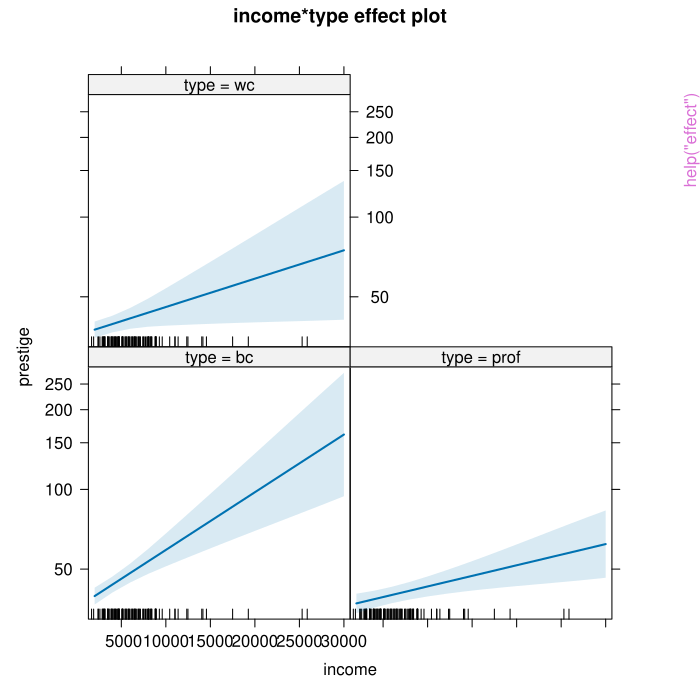

This chart was generated by the following R code:
pkgname <- "effects"
source(file.path(R.home("share"), "R", "examples-header.R"))
options(warn = 1)
options(pager = "console")
library('effects')

base::assign(".oldSearch", base::search(), pos = 'CheckExEnv')
base::assign(".old_wd", base::getwd(), pos = 'CheckExEnv')
cleanEx()
nameEx("effCoef")
### * effCoef

flush(stderr()); flush(stdout())

### Name: effCoef
### Title: Function to get coefficient estimates from regression models for
###   use in the effects package.
### Aliases: effCoef effCoef.default
### Keywords: models

### ** Examples

m1 <- lm(prestige ~ type + income + education, Duncan)
effCoef(m1)



cleanEx()
nameEx("effect")
### * effect

flush(stderr()); flush(stdout())

### Name: effect
### Title: Functions For Constructing Effect Displays
### Aliases: effect effect.default Effect Effect.default Effect.lm
###   Effect.multinom Effect.merMod Effect.mlm Effect.poLCA Effect.polr
###   Effect.svyglm allEffects allEffects.default
### Keywords: hplot models

### ** Examples

mod.cowles <- glm(volunteer ~ sex + neuroticism*extraversion,
                  data=Cowles, family=binomial)
eff.cowles <- allEffects(mod.cowles, xlevels=list(extraversion=seq(0, 24, 6)),
                   fixed.predictors=list(given.values=c(sexmale=0.5)))
eff.cowles
as.data.frame(eff.cowles[[2]])


# a nested model:

mod <- lm(log(prestige) ~ income:type + education, data=Prestige)

plot(Effect(c("income", "type"), mod, transformation=list(link=log, inverse=exp)),
     axes=list(y=list(lab="prestige")))


if (require(nnet)){
    mod.beps <- multinom(vote ~ age + gender + economic.cond.national +
                             economic.cond.household + Blair + Hague + Kennedy +
                             Europe*political.knowledge, data=BEPS)

    plot(Effect(c("Europe", "political.knowledge"), mod.beps,
                xlevels=list(Europe=1:11, political.knowledge=0:3),
                fixed.predictors=list(given.values=c(gendermale=0.5))),
         lines=list(col=c("blue", "red", "orange")),
         axes=list(x=list(rug=FALSE), y=list(style="stacked")))

}

if (require(MASS)){
    mod.wvs <- polr(poverty ~ gender + religion + degree + country*poly(age,3),
                    data=WVS)

    plot(Effect(c("country", "age"), mod.wvs),
         axes=list(y=list(style="stacked")))

}


mod.pres <- lm(prestige ~ log(income, 10) + poly(education, 3) + poly(women, 2),
               data=Prestige)
eff.pres <- allEffects(mod.pres, xlevels=50)
plot(eff.pres)
plot(eff.pres[1],
     axes=list(x=list(income=list(
             transform=list(trans=log10, inverse=function(x) 10^x),
             ticks=list(at=c(1000, 2000, 5000, 10000, 20000))
    ))))

if (require(nlme)){ # for gls()
    mod.hart <- gls(fconvict ~ mconvict + tfr + partic + degrees, data=Hartnagel,
                    correlation=corARMA(p=2, q=0), method="ML")
    plot(allEffects(mod.hart))
    detach(package:nlme)
}

if (require(lme4)){
    data(cake, package="lme4")
    fm1 <- lmer(angle ~ recipe * temperature + (1|recipe:replicate), cake,
                REML = FALSE)
    plot(Effect(c("recipe", "temperature"), fm1))
    if (any(grepl("pbkrtest", search()))) detach(package:pbkrtest)
    detach(package:lme4)
}



# mlm example
if (require(heplots)) {
    data(NLSY, package="heplots")
    mod <- lm(cbind(read,math) ~ income+educ, data=NLSY)
    eff.inc <- Effect("income", mod)
    plot(eff.inc)
    eff.edu <- Effect("educ", mod)
    plot(eff.edu, axes=list(x=list(rug=FALSE), grid=TRUE))
    detach(package:heplots)
}

# svyglm() example (adapting an example from the survey package)


# component + residual plot examples


#  artificial data

set.seed(12345)
x1 <- runif(500, -75, 100)
x2 <- runif(500, -75, 100)
y <- 10 + 5*x1 + 5*x2 + x1^2 + x2^2 + x1*x2 + rnorm(500, 0, 1e3)
Data <- data.frame(y, x1, x2)
mod.1 <- lm(y ~ poly(x1, x2, degree=2, raw=TRUE), data=Data)
# raw=TRUE necessary for safe prediction
mod.2 <- lm(y ~ x1*x2, data=Data)
mod.3 <- lm(y ~ x1 + x2, data=Data)

plot(Effect(c("x1", "x2"), mod.1, residuals=TRUE)) # correct model
plot(Effect(c("x1", "x2"), mod.2, residuals=TRUE)) # wrong model
plot(Effect(c("x1", "x2"), mod.3, residuals=TRUE)) # wrong model



cleanEx()
nameEx("effectsHexsticker")
### * effectsHexsticker

flush(stderr()); flush(stdout())

### Name: effectsHexsticker
### Title: View the Official Hex Sticker for the effects Package
### Aliases: effectsHexsticker
### Keywords: misc

### ** Examples

## Not run: 
##D effectsHexsticker()
## End(Not run)



cleanEx()
nameEx("effectsTheme")
### * effectsTheme

flush(stderr()); flush(stdout())

### Name: effectsTheme
### Title: Set the lattice Theme for Effect Plots
### Aliases: effectsTheme
### Keywords: utilities device

### ** Examples

## Not run: 
##D lattice::trellis.par.set(effectsTheme())
## End(Not run)



cleanEx()
nameEx("plot.effect")
### * plot.effect

flush(stderr()); flush(stdout())

### Name: plot.effects
### Title: Plots of Effects and Predictor Effects
### Aliases: plot.effect plot.effects plot.predictoreff
###   plot.predictorefflist plot.eff plot.effpoly plot.efflist
###   plot.mlm.efflist [.efflist
### Keywords: hplot models

### ** Examples

# also see examples in ?effect

# plot predictorEffects
mod <- lm(prestige ~ education + log(income)*type + women, Prestige)
plot(predictorEffects(mod, ~ income), axes=list(grid=TRUE))
plot(predictorEffects(mod, ~ income), lines=list(multiline=TRUE),
                                                 axes=list(grid=TRUE))
plot(predictorEffects(mod, ~ type), lines=list(multiline=TRUE),
                                                 axes=list(grid=TRUE),
                                                 confint=list(style="bars"))

mod.cowles <- glm(volunteer ~ sex + neuroticism*extraversion,
                  data=Cowles, family=binomial)
eff.cowles <- allEffects(mod.cowles, xlevels=list(extraversion=seq(0, 24, 6)))
eff.cowles
as.data.frame(eff.cowles[[2]]) # neuroticism*extraversion interaction

plot(eff.cowles, 'sex', axes=list(grid=TRUE,
                                  y=list(lab="Prob(Volunteer)"),
                                  x=list(rotate=90)),
                        lines=list(lty=0))

plot(eff.cowles, 'neuroticism:extraversion',
     axes=list(y=list(lab="Prob(Volunteer)",
        ticks=list(at=c(.1,.25,.5,.75,.9)))))

plot(Effect(c("neuroticism", "extraversion"), mod.cowles,
            se=list(type="Scheffe"),
            xlevels=list(extraversion=seq(0, 24, 6))),
     axes=list(y=list(lab="Prob(Volunteer)",
        ticks=list(at=c(.1,.25,.5,.75,.9)))))


if (require(nnet)){
    mod.beps <- multinom(vote ~ age + gender + economic.cond.national +
                             economic.cond.household + Blair + Hague + Kennedy +
                             Europe*political.knowledge, data=BEPS)

    plot(effect("Europe*political.knowledge", mod.beps,
                xlevels=list(political.knowledge=0:3),
                fixed.predictors=list(given.values=c(gendermale=0.5))),
         axes=list(y=list(style="stacked"), x=list(rug=FALSE), grid=TRUE),
         lines=list(col=c("blue", "red", "orange")))
}

if (require(MASS)){
    mod.wvs <- polr(poverty ~ gender + religion + degree + country*poly(age,3),
                    data=WVS)
    plot(effect("country*poly(age, 3)", mod.wvs))

}

mod.pres <- lm(prestige ~ log(income, 10) + poly(education, 3) + poly(women, 2),
               data=Prestige)
eff.pres <- allEffects(mod.pres)
plot(eff.pres[1],
     axes=list(x=list(income=list(transform=list(
         trans=log10, inverse=function(x) 10^x),
         ticks=list(at=c(1000, 2000, 5000, 10000, 20000))))))
         
mod <- lm(log(prestige) ~ income:type + education, data=Prestige)
p1 <- predictorEffects(mod, ~ income)
# log-scale for response
plot(p1, lines=list(multiline=TRUE)) 
# log-scale, with arithmetic tick marks
plot(p1, lines=list(multiline=TRUE), 
     axes=list(y=list(transform=list(trans=log, inverse = exp), 
                      lab="prestige", type="rescale")))
# arithmetic scale and tick marks, with other arguments
plot(p1, lines=list(multiline=TRUE), grid=TRUE,
     lattice=list(key.args=list(space="right", border=TRUE)),
     axes=list(y=list(transform=exp, lab="prestige")))



cleanEx()
nameEx("predictorEffects")
### * predictorEffects

flush(stderr()); flush(stdout())

### Name: predictorEffects
### Title: Functions For Computing Predictor Effects
### Aliases: predictorEffect predictorEffect.poLCA predictorEffect.svyglm
###   predictorEffect.default predictorEffects predictorEffects.poLCA
###   predictorEffects.default
### Keywords: hplot models

### ** Examples

mod <- lm(prestige ~ type*(education + income) + women, Prestige)
plot(predictorEffect("income", mod))
plot(predictorEffects(mod, ~ education + income + women))

mod.cowles <- glm(volunteer ~ sex + neuroticism*extraversion, data=Cowles, family=binomial)
plot(predictorEffects(mod.cowles, xlevels=4))
plot(predictorEffect("neuroticism", mod.cowles, xlevels=list(extraversion=seq(5, 20, by=5))),
     axes=list(grid=TRUE,
               x=list(rug=FALSE),
               y=list(lab="Probability of Vounteering")),
     lines=list(multiline=TRUE), 
     type="response")
predictorEffects(mod.cowles, focal.levels=4, xlevels=4)

# svyglm() example (adapting an example from the survey package)



cleanEx()
nameEx("summary.effect")
### * summary.effect

flush(stderr()); flush(stdout())

### Name: summary.eff
### Title: Summarizing and Printing Effects
### Aliases: print.eff print.effpoly print.efflatent print.efflist
###   print.mlm.efflist print.summary.eff summary.eff summary.effpoly
###   summary.efflatent summary.efflist summary.mlm.efflist
###   as.data.frame.eff as.data.frame.effpoly as.data.frame.efflatent
###   as.data.frame.efflist vcov.eff
### Keywords: hplot models

### ** Examples


mod.cowles <- glm(volunteer ~ sex + neuroticism*extraversion,
                  data=Cowles, family=binomial)
eff.cowles <- predictorEffects(mod.cowles)
print(eff.cowles)
print(eff.cowles[["neuroticism"]], type="link")
summary(eff.cowles[["neuroticism"]], type="link")
as.data.frame(eff.cowles)
# covariance matrix of fitted values in linear predictor scale
vcov(eff.cowles[[1]]) 



### * <FOOTER>
###
cleanEx()
options(digits = 7L)
base::cat("Time elapsed: ", proc.time() - base::get("ptime", pos = 'CheckExEnv'),"\n")
grDevices::dev.off()
###
### Local variables: ***
### mode: outline-minor ***
### outline-regexp: "\\(> \\)?### [*]+" ***
### End: ***
quit('no')
